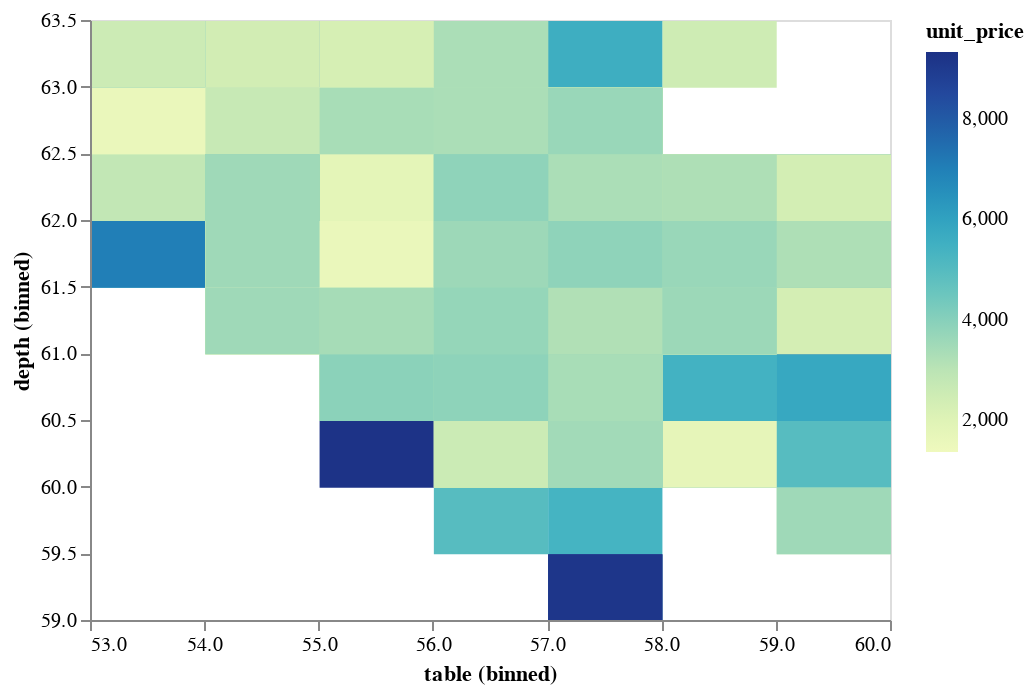

Source (notebook cell):
### Code cell
import altair as alt
#show hoq the depth and table affect the unit price 
source = test1

alt.Chart(source).mark_rect().encode(
    alt.X('table', bin=alt.Bin(maxbins=10)),
    alt.Y('depth', bin=alt.Bin(maxbins=20)),
    alt.Color('unit_price', scale=alt.Scale(scheme='yellowgreenblue'))
)

### Figure 1 — Vega-Lite specification as saved in the notebook (floating-point values rounded to 4 significant figures; data arrays with more than 128 entries replaced by an {"elided": "..."} marker saying what was removed)
{"config": {"view": {"continuousWidth": 400, "continuousHeight": 300}}, "data": {"name": "data-fa8027720bb58ccf2bd6b3d5cc963fc4"}, "mark": "rect", "encoding": {"color": {"type": "quantitative", "field": "unit_price", "scale": {"scheme": "yellowgreenblue"}}, "x": {"type": "quantitative", "bin": {"maxbins": 10}, "field": "table"}, "y": {"type": "quantitative", "bin": {"maxbins": 20}, "field": "depth"}}, "$schema": "https://vega.github.io/schema/vega-lite/v4.8.1.json", "datasets": {"data-fa8027720bb58ccf2bd6b3d5cc963fc4": {"elided": "660 records"}}}
